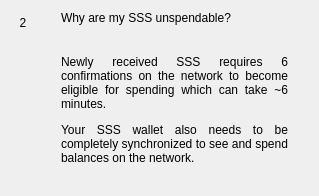
                  <widget class="QWidget" name="widgetFaq2" native="true">
                   <layout class="QHBoxLayout" name="horizontalPage2" stretch="0,1">
                    <item alignment="Qt::AlignTop">
                     <widget class="QLabel" name="labelNumber2">
                      <property name="minimumSize">
                       <size>
                        <width>24</width>
                        <height>24</height>
                       </size>
                      </property>
                      <property name="maximumSize">
                       <size>
                        <width>16777215</width>
                        <height>24</height>
                       </size>
                      </property>
                      <property name="text">
                       <string>2</string>
                      </property>
                      <property name="alignment">
                       <set>Qt::AlignCenter</set>
                      </property>
                     </widget>
                    </item>
                    <item>
                     <layout class="QVBoxLayout" name="verticalLayoutPage2">
                      <property name="spacing">
                       <number>0</number>
                      </property>
                      <property name="leftMargin">
                       <number>20</number>
                      </property>
                      <property name="rightMargin">
                       <number>20</number>
                      </property>
                      <item>
                       <widget class="QLabel" name="labelSubtitle2">
                        <property name="text">
                         <string>Why are my SSS unspendable?</string>
                        </property>
                        <property name="wordWrap">
                         <bool>true</bool>
                        </property>
                       </widget>
                      </item>
                      <item>
                       <spacer name="verticalSpacer_20">
                        <property name="orientation">
                         <enum>Qt::Vertical</enum>
                        </property>
                        <property name="sizeType">
                         <enum>QSizePolicy::Fixed</enum>
                        </property>
                        <property name="sizeHint" stdset="0">
                         <size>
                          <width>20</width>
                          <height>30</height>
                         </size>
                        </property>
                       </spacer>
                      </item>
                      <item>
                       <widget class="QLabel" name="labelContent2">
                        <property name="text">
                         <string>
                           &lt;html&gt;&lt;head/&gt;&lt;body&gt;&lt;p align=&quot;justify&quot;&gt;
                           Newly received SSS requires 6 confirmations on the network
                           to become eligible for spending which can take ~6 minutes.
                           &lt;/p&gt;&lt;p align=&quot;justify&quot;&gt;
                           Your SSS wallet also needs to be completely synchronized
                           to see and spend balances on the network.
                           &lt;/p&gt;&lt;/body&gt;&lt;/html&gt;
                         </string>
                        </property>
                        <property name="alignment">
                         <set>Qt::AlignLeading|Qt::AlignLeft|Qt::AlignTop</set>
                        </property>
                        <property name="wordWrap">
                         <bool>true</bool>
                        </property>
                       </widget>
                      </item>
                      <item>
                       <spacer name="verticalSpacer_21">
                        <property name="orientation">
                         <enum>Qt::Vertical</enum>
                        </property>
                        <property name="sizeHint" stdset="0">
                         <size>
                          <width>20</width>
                          <height>20</height>
                         </size>
                        </property>
                       </spacer>
                      </item>
                     </layout>
                    </item>
                   </layout>
                  </widget>
